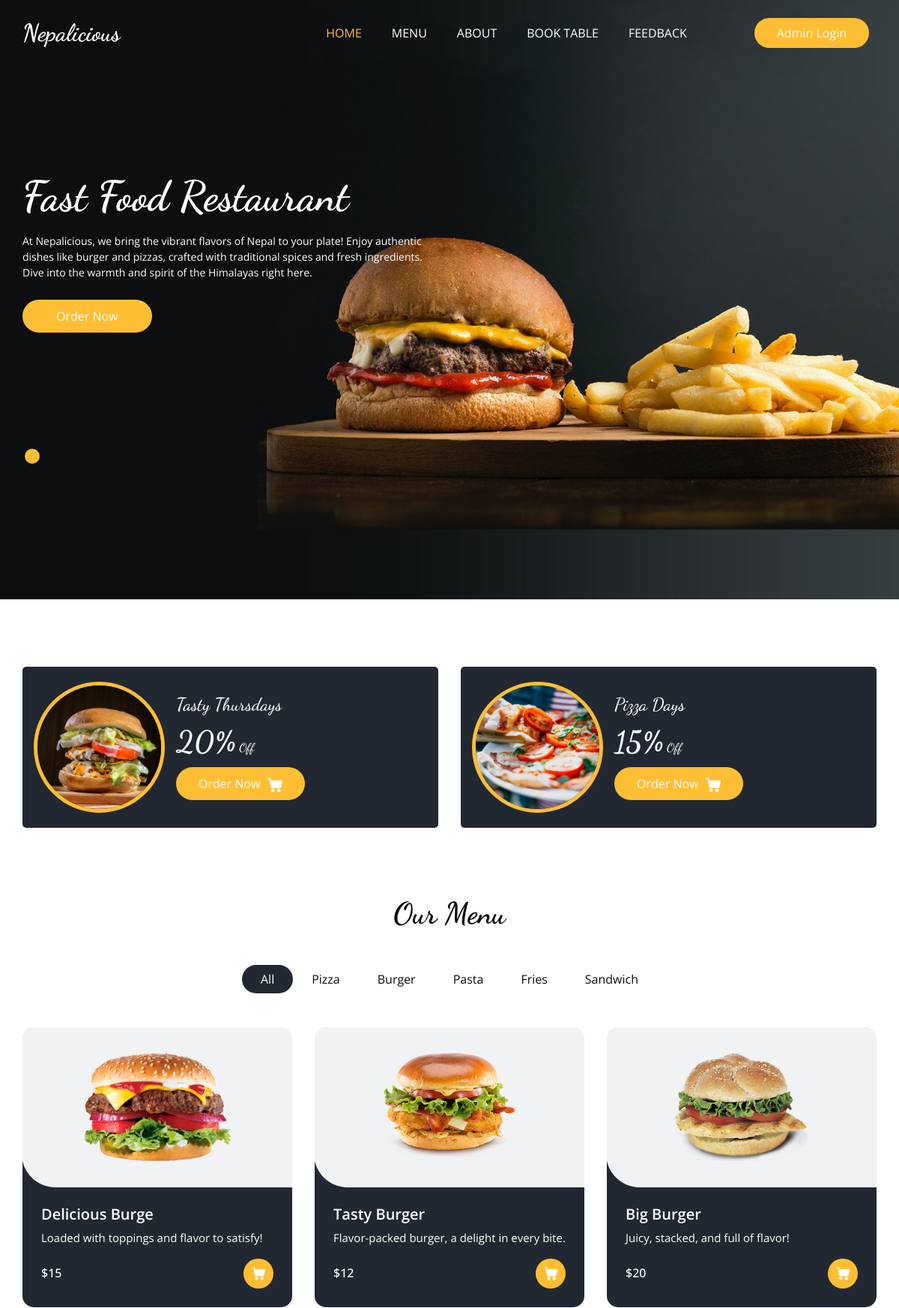
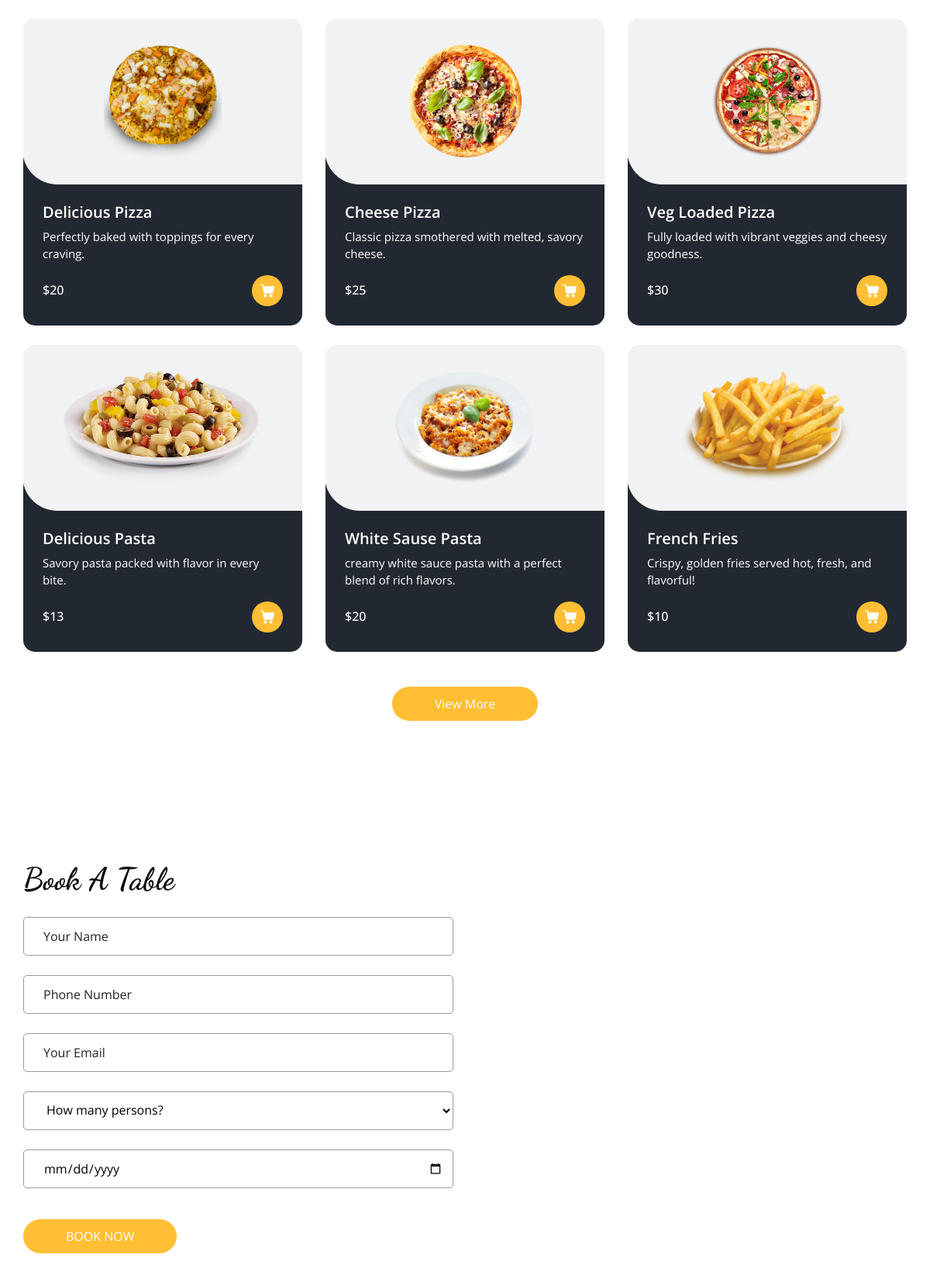
The page / (upper part) on the database its author committed (2 pictures, top to bottom).
### Base_App/models.py (models this page shows, shortened)
class ItemList(models.Model):
    Category_name = models.CharField(max_length=15)
    def __str__(self):
        return self.Category_name

class Items(models.Model):
    Item_name = models.CharField(max_length=40)
    description = models.TextField(blank=False)
    Price = models.IntegerField()
    Category = models.ForeignKey(ItemList, related_name='Name', on_delete=models.CASCADE)
    Image = models.ImageField(upload_to='items/')

### Base_App/views.py (the view)
# urls.py: path('', HomeView,name="Home"),
def HomeView(request):
    items =  Items.objects.all()
    list = ItemList.objects.all()
    review = Feedback.objects.all()
    return render(request, 'home.html',{'items': items, 'list': list, 'review': review})

### Template/home.html (shortened to what this page needs)
{% extends "base.html" %}
{% block home_status %}active{% endblock home_status %}
{% load static %}
{% block slider %}
    <section class="slider_section ">
      <div id="customCarousel1" class="carousel slide" data-ride="carousel">
        <div class="carousel-inner">
          <div class="carousel-item active">
            <div class="container ">
              <div class="row">
                <div class="col-md-7 col-lg-6 ">
                  <div class="detail-box">
                    <h1>
                      Fast Food Restaurant
                    </h1>
                    <p>
                      At Nepalicious, we bring the vibrant flavors of Nepal to your plate! Enjoy authentic dishes like burger and pizzas, crafted with traditional spices and fresh ingredients. Dive into the warmth and spirit of the Himalayas right here.</p>
                    <div class="btn-box">
                      <a href="" class="btn1">
                        Order Now
                      </a>
                    </div>
                  </div>
                </div>
              </div>
            </div>
          </div>
        </div>
        <div class="container">
          <ol class="carousel-indicators">
            <li data-target="#customCarousel1" data-slide-to="0" class="active"></li>
          </ol>
        </div>
      </div>
    </section>
    {% endblock slider %}
{% block main %}
  <section class="offer_section layout_padding-bottom">
    <div class="offer_container">
      <div class="container ">
        <div class="row">
          <div class="col-md-6  ">
            <div class="box ">
              <div class="img-box">
                <img src="{% static 'images/o1.jpg' %}" alt="">
              </div>
              <div class="detail-box">
                <h5>
                  Tasty Thursdays
                </h5>
                <h6>
                  <span>20%</span> Off
                </h6>
                <a href="">
                  Order Now
                </a>
              </div>
            </div>
          </div>
          <div class="col-md-6  ">
            <div class="box ">
              <div class="img-box">
                <img src="{% static 'images/o2.jpg' %}" alt="">
              </div>
              <div class="detail-box">
                <h5>
                  Pizza Days
                </h5>
                <h6>
                  <span>15%</span> Off
                </h6>
                <a href="">
                  Order Now
                </a>
              </div>
            </div>
          </div>
        </div>
      </div>
    </div>
  </section>
  <section class="food_section layout_padding-bottom">
    <div class="container">
      <div class="heading_container heading_center">
        <h2>
          Our Menu
        </h2>
      </div>
      <ul class="filters_menu">
        <li class="active" data-filter="*">All</li>
        {% for i in list %}
        <li data-filter=".{{i.Category_name}}">{{i.Category_name}}</li>
        {% endfor %}
      </ul>
      <div class="filters-content">
        <div class="row grid">
          {% for j in items %}
          <div class="col-sm-6 col-lg-4 all {{j.Category}}">
            <div class="box">
              <div>
                <div class="img-box">
                  <img src="/media/{{j.Image}} " alt="{{j.Image}}">
                </div>
                <div class="detail-box">
                  <h5>
                    {{j.Item_name}}
                  </h5>
                  <p>
                    {{j.description}}
                  </p>
                  <div class="options">
                    <h6>
                      ${{j.Price}}
                    </h6>
                    <a href="">
                    </a>
                  </div>
                </div>
              </div>
            </div>
          </div>
          {% endfor %}
        </div>
      </div>
      <div class="btn-box">
        <a href="">
          View More
        </a>
      </div>
    </div>
  </section>
  <section class="book_section layout_padding">
    <div class="container">
      <div class="heading_container">
        <h2>
          Book A Table
        </h2>
      </div>
      <div class="row">
        <div class="col-md-6">
          <div class="form_container">
            <form action="{% url "Book_Table" %}" method='POST'>{% csrf_token %}
              <div>
                <input type="text" class="form-control" name="user_name" required placeholder="Your Name" />
              </div>
              <div>
                <input type="text" class="form-control" name="phone_number" required placeholder="Phone Number" />
              </div>
              <div>
                <input type="email" class="form-control" name="user_email" placeholder="Your Email" />
              </div>
              <div>
                <select class="form-control nice-select wide" required name="total_person">
                  <option value="" disabled selected>
                    How many persons?
                  </option>
                </select>
              </div>
              <div>
                <input type="date" required name="booking_data" class="form-control">
              </div>
              <div class="btn_box">
                <button>
                  Book Now
                </button>
              </div>
            </form>
          </div>
        </div>
        <div class="col-md-6">
          <div class="map_container ">
            <div id="googleMap"></div>
          </div>
        </div>
      </div>
    </div>
  </section>
{% endblock main %}

### Static/css/responsive.css (style rules this page uses)
@media (min-width: 1200px) { .container { max-width: 1170px; } }

### rows shown on the page
ItemList: Category_name "Pizza"
ItemList: Category_name "Burger"
ItemList: Category_name "Pasta"
ItemList: Category_name "Fries"
ItemList: Category_name "Sandwich"
Items: Image (picture), Item_name "Delicious Burge", description "Loaded with toppings and flavor to satisfy!", Price "15"
Items: Image (picture), Item_name "Tasty Burger", description "Flavor-packed burger, a delight in every bite.", Price "12"
Items: Image (picture), Item_name "Big Burger", description "Juicy, stacked, and full of flavor!", Price "20"
Items: Image (picture), Item_name "Delicious Pizza", description "Perfectly baked with toppings for every craving.", Price "20"
Items: Image (picture), Item_name "Cheese Pizza", description "Classic pizza smothered with melted, savory cheese.", Price "25"
Items: Image (picture), Item_name "Veg Loaded Pizza", description "Fully loaded with vibrant veggies and cheesy goodness.", Price "30"
Items: Image (picture), Item_name "Delicious Pasta", description "Savory pasta packed with flavor in every bite.", Price "13"
Items: Image (picture), Item_name "White Sause Pasta", description "creamy white sauce pasta with a perfect blend of rich flavors.", Price "20"
Items: Image (picture), Item_name "French Fries", description "Crispy, golden fries served hot, fresh, and flavorful!", Price "10"
